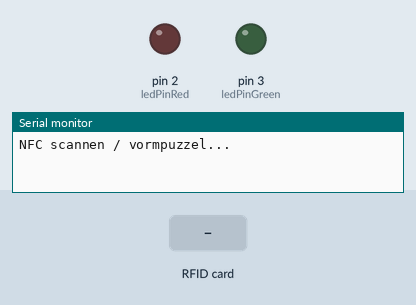
Recording of a sketch running on a simulated Arduino Uno, built with avr-gcc and run on an emulated ATmega328P. Shown: output pins drawn as LEDs (lit = HIGH), the last lines printed to the serial monitor. Inputs (shaded band) come from the test bench. Pins used as bus, display or sensor lines are not drawn.

Above: at 1.2 s.
1.3 s: RFID card 25 9B 01 6D held to the reader
At 2.9 s:
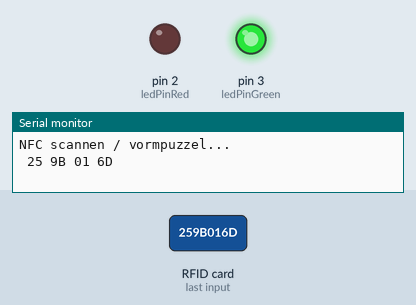
3.8 s: RFID card E7 8F 71 85 held to the reader
At 5.1 s:
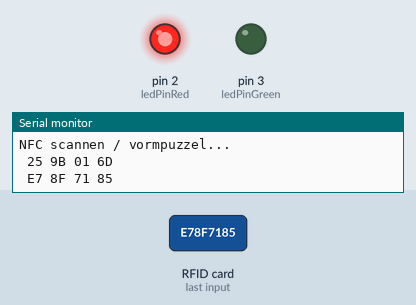
Timing chart, 0 to 6.8 s (numbered marks = the images above; inputs shaded):
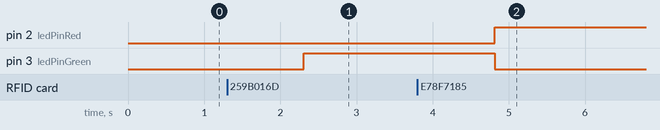

Measured:
- after the input at 1.3 s, pin 3 (ledPinGreen): LOW → HIGH after 1.0 s
- after the input at 3.8 s, pin 2 (ledPinRed): LOW → HIGH after 1.0 s; pin 3 (ledPinGreen): HIGH → LOW after 1.0 s

The sketch:

schuifpuzzel.ino
```cpp
#include <SPI.h>
#include <MFRC522.h>

#define SS_PIN 10
#define RST_PIN 9
MFRC522 mfrc522(SS_PIN, RST_PIN);

const int ledPinRed =  2;
const int ledPinGreen =  3;


void setup()
{
  Serial.begin(9600);
  pinMode(ledPinGreen, OUTPUT);
  pinMode(ledPinRed, OUTPUT);
  SPI.begin();
  mfrc522.PCD_Init();
  Serial.println("NFC scannen / vormpuzzel...");
  Serial.println();

}
void loop()
{

  if ( ! mfrc522.PICC_IsNewCardPresent() )
  {
    return;
  }


  if ( ! mfrc522.PICC_ReadCardSerial())
  {
    return;
  }

  String content= "";
  byte letter;
  for (byte i = 0; i < mfrc522.uid.size; i++)
  {
     Serial.print(mfrc522.uid.uidByte[i] < 0x10 ? " 0" : " ");
     Serial.print(mfrc522.uid.uidByte[i], HEX);
     content.concat(String(mfrc522.uid.uidByte[i] < 0x10 ? " 0" : " "));
     content.concat(String(mfrc522.uid.uidByte[i], HEX));
  }
  Serial.println();
  delay(1000);
  content.toUpperCase();

  if (content.substring(1) == "25 9B 01 6D")
  {
    digitalWrite(ledPinGreen, HIGH);
    digitalWrite(ledPinRed, LOW);
  }

    if (content.substring(1) == "E7 8F 71 85")
  {
    digitalWrite(ledPinGreen, LOW);
    digitalWrite(ledPinRed, HIGH);
  }


}
```
